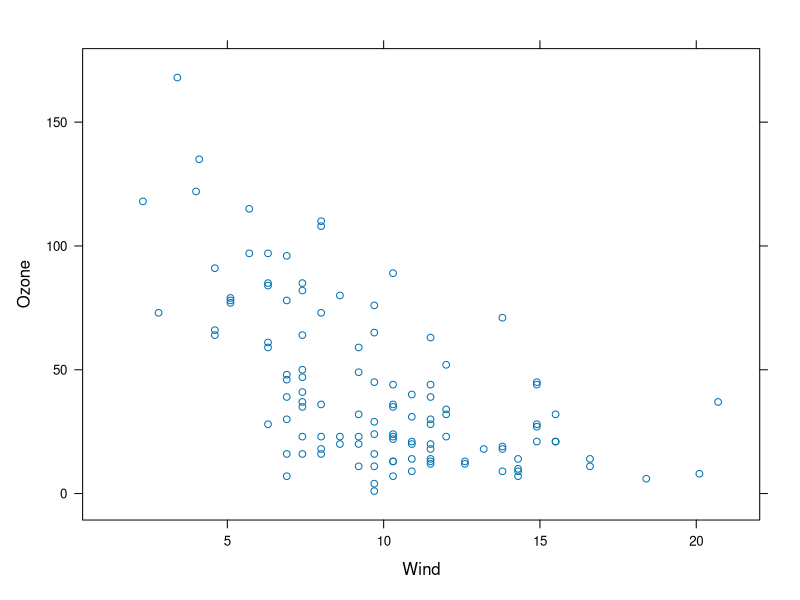
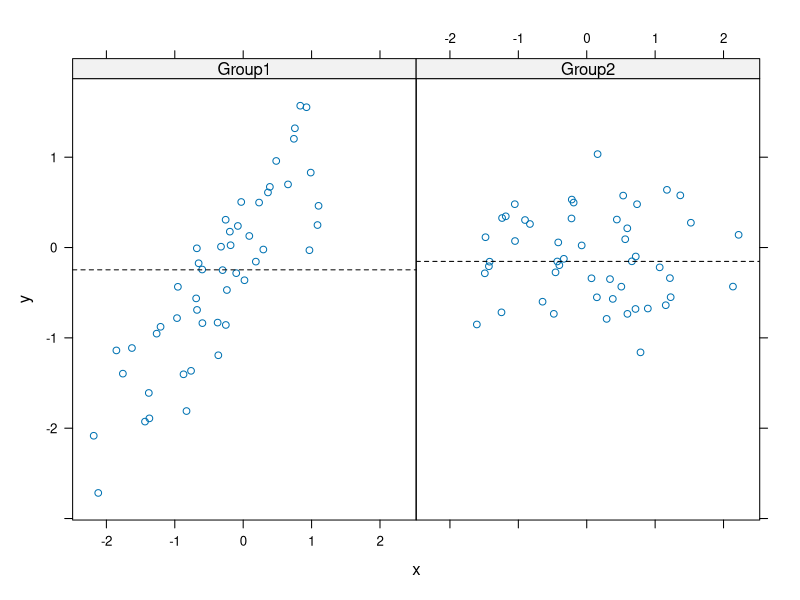
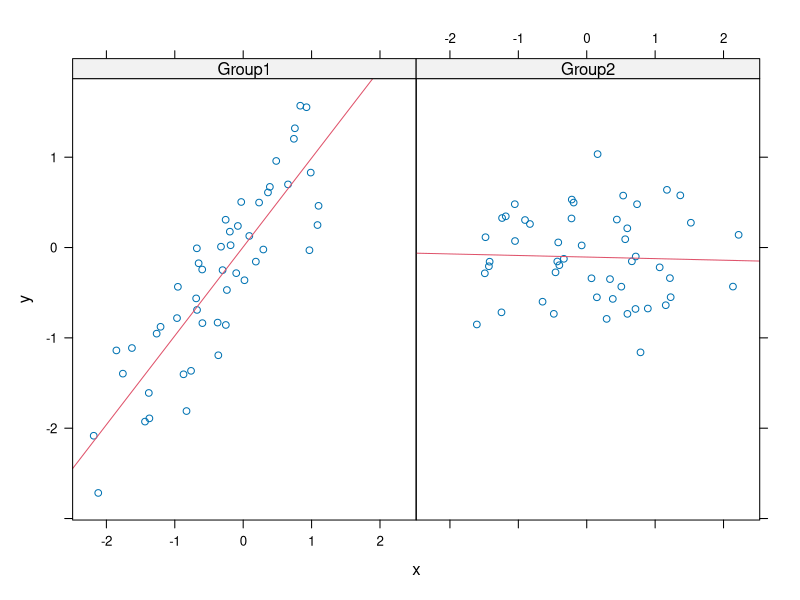

Write R code to recreate these figures, in order.
library(lattice)
xyplot(Ozone ~ Wind, data = airquality)
airquality <- transform(airquality, Month=factor(Month))
x <- xyplot(Ozone ~ Wind | Month, data = airquality, layout=c(3,2))

set.seed(10)
x <- rnorm(100)
f <- rep(0:1, each = 50)
y <- x -f*x + rnorm(100, sd = 0.5)
f <- factor(f, labels = c("Group1", "Group2"))
xyplot(y ~ x | f, panel=function (x, y, ...) {
    panel.xyplot(x, y, ...)
    panel.abline(h = median(y), lty = 2 )
})

xyplot(y ~ x | f, panel=function (x, y, ...) {
    panel.xyplot(x, y, ...)
    panel.lmline(x, y, col =2)
})

